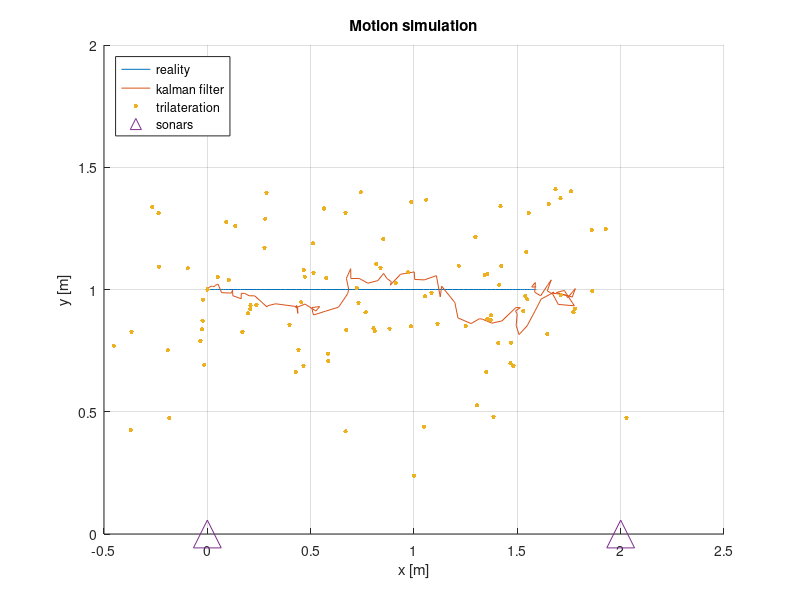
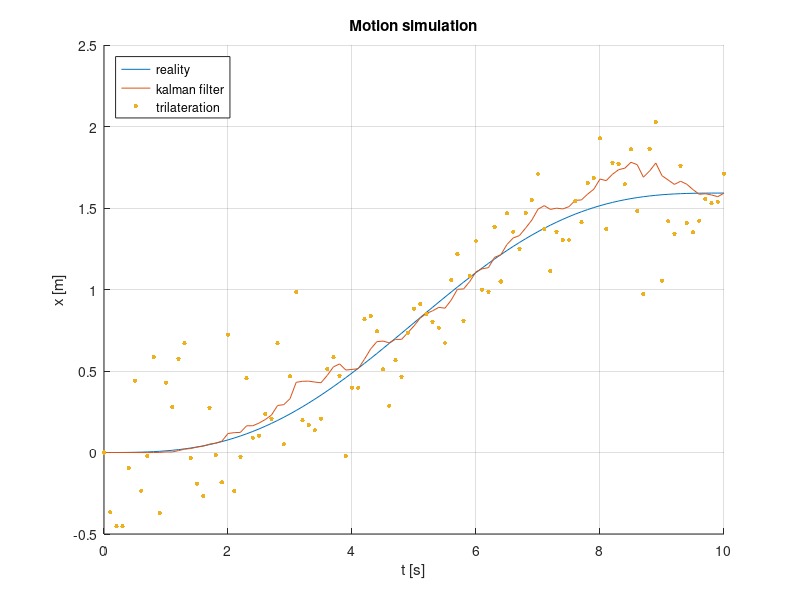
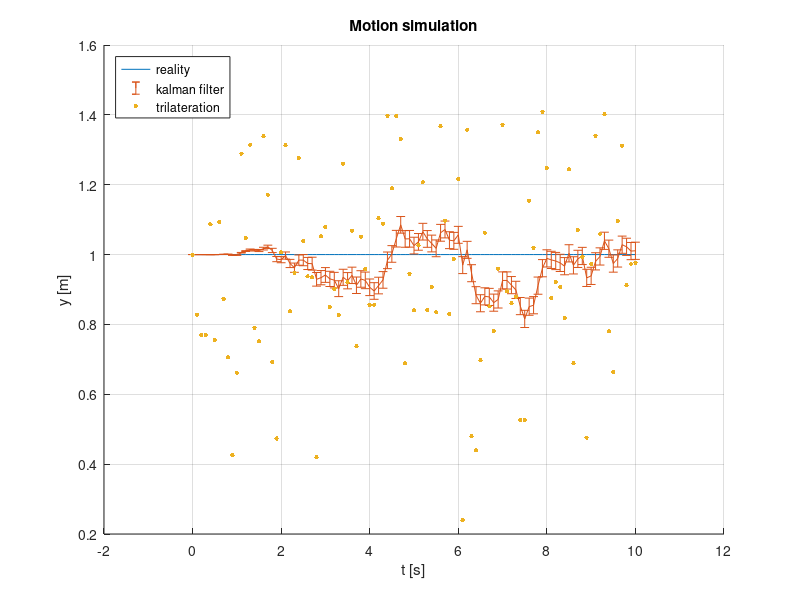

Reproduce these figures in MATLAB, in order.
close all;
clear all;
pkg load statistics;

function [X1, P1] = kalmanFilter(X0, P0, F, B, H, Q, R, u, Z)
    % Prediction
    Xp = F*X0 + B*u;
    Pp = F*P0*F' + Q;

    % Update
    K = Pp*H' / (R + H*Pp*H');
    X1 = Xp + K*(Z - H*Xp);
    P1 = Pp - K*H*Pp;
end

# params
u = 2;
varA = 0.2;
varS = 0.1;
varTx = 0.2;
varTy = 0.2;
ea = 1e-3;
dt = 0.1;
A = 0.1;
t = [0:dt:10];
n = length(t);

# actual
Shift = 1/5*pi;
ax = A*sin(t*Shift);
ay = zeros(1, n);
x = -A/Shift^2*sin(t*Shift) + A/Shift*t;
y = ones(1, n);

# accelerometers
accx = ax + normrnd(0, varA, 1, n);
accy = ay + normrnd(0, varA, 1, n);

# sonars
r1 = sqrt(x.^2 + y.^2) + normrnd(0, sqrt(varS), 1, n);
r2 = sqrt((u-x).^2 + y.^2) + normrnd(0, sqrt(varS), 1, n);

# trilateration
xs = (r1.^2 - r2.^2 + u^2) / (2*u);
ys = sqrt(r1.^2 - (r1.^2 - r2.^2 + u^2).^2 / (4*u^2));
xs(1) = x(1);
ys(1) = y(1);
for i=2:n
    if imag(ys(i))
        xs(i) = xs(i-1);
        ys(i) = ys(i-1);
    end
end

# kalman filter
kalx = zeros(1, n);
kaly = zeros(1, n);
kaly(1) = 1;
ex = zeros(1, n);
ey = zeros(1, n);

X0 = [0; 0; 0; 1; 0; 0];
P0 = zeros(6, 6);

F = [
    1 dt 0.5*dt^2 0 0 0;
    0 1 dt 0 0 0;
    0 0 1 0 0 0;
    0 0 0 1 dt 0.5*dt^2;
    0 0 0 0 1 dt;
    0 0 0 0 0 1
];

G = zeros(6, 2);
G(:, 1) = F(:, 3);
G(:, 2) = F(:, 6);
Q = G*G'*ea;

for i = 2:n
    R = eye(4).*[varTx; varA; varTy; varA];
    H = [
        1 0 0 0 0 0;
        0 0 1 0 0 0;
        0 0 0 1 0 0;
        0 0 0 0 0 1
    ];
    Z = [xs(i); accx(i); ys(i); accy(i)];

    [X1, P1] = kalmanFilter(X0, P0, F, 0, H, Q, R, 0, Z);
    kalx(i) = X1(1);
    kaly(i) = X1(4);
    ex(i) = P1(1, 1);
    ey(i) = P1(4, 4);
    X0 = X1;
    P0 = P1;
end

ekx = mean(abs(x-kalx));
eky = mean(abs(y-kaly));
etx = mean(abs(x-xs));
ety = mean(abs(y-ys));
printf("Kalman error (x, y) =  (%f, %f)\n", ekx, eky);
printf("Trilateration error (x, y) =  (%f, %f)\n", etx, ety);

figure();
hold on;
grid on;
title("Motion simulation");
xlabel("x [m]");
ylabel("y [m]");
plot(x, y);
plot(kalx, kaly);
plot(xs, ys, '.', "markersize", 10);
plot([0, u], [0, 0], '^', "markersize", 20)
legend("reality", "kalman filter", "trilateration", "sonars", "location", "northwest");

figure();
hold on;
grid on;
title("Motion simulation");
xlabel("t [s]");
ylabel("x [m]");
plot(t, x);
plot(t, kalx);
plot(t, xs, '.', "markersize", 10);
legend("reality", "kalman filter", "trilateration", "location", "northwest");

figure();
hold on;
grid on;
title("Motion simulation");
xlabel("t [s]");
ylabel("y [m]");
plot(t, y);
errorbar(t, kaly, ey);
plot(t, ys, '.', "markersize", 10);
legend("reality", "kalman filter", "trilateration", "location", "northwest");